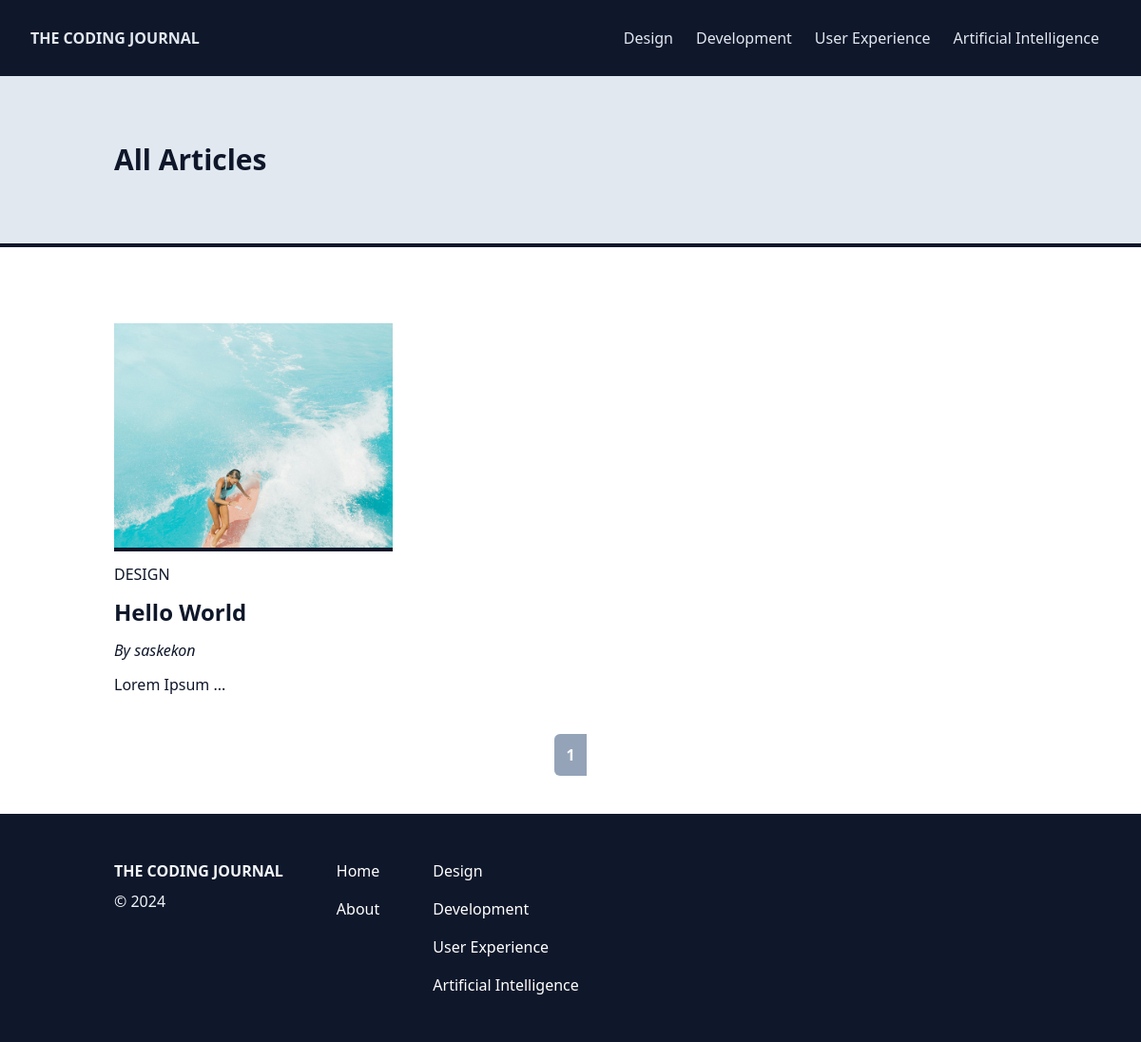
The page /articles on the database its author committed.
### app/models.py (models this page shows, shortened)
class Category(db.Model):
    id: Mapped[int] = mapped_column(primary_key=True)
    key: Mapped[str] = mapped_column(String(25), unique=True)
    name: Mapped[str] = mapped_column(String(50), unique=True)
    posts: Mapped[List["Post"]] = relationship(back_populates="c_posts") # One-to-Many Relationship

class Post(db.Model):
    id: Mapped[int] = mapped_column(primary_key=True)
    title: Mapped[str] = mapped_column(String(50))
    body: Mapped[str] = mapped_column(Text)
    featured_image: Mapped[str] = mapped_column(String(255))
    timestamp: Mapped[datetime] = mapped_column(default=lambda: datetime.now(timezone.utc))
    user_id: Mapped[int] = mapped_column(ForeignKey(User.id))
    u_posts: Mapped["User"] = relationship(back_populates="posts")
    category_id: Mapped[int] = mapped_column(ForeignKey(Category.id))
    c_posts: Mapped["Category"] = relationship(back_populates="posts")

class User(db.Model, UserMixin):
    id: Mapped[int] = mapped_column(primary_key=True)
    username: Mapped[str] = mapped_column(String(25), unique=True)
    password_hash: Mapped[str] = mapped_column(String(255))
    email: Mapped[str] = mapped_column(String(50), unique=True)
    registered_date: Mapped[datetime] = mapped_column(default=lambda: datetime.now(timezone.utc))
    profile: Mapped["Profile"] = relationship(back_populates="u_profile", uselist=False) # One-to-One Relationship
    posts: Mapped[List["Post"]] = relationship(back_populates="u_posts") # One-to-Many Relationship
    comments: Mapped[List["Comment"]] = relationship(back_populates="u_comments")

### app/views/main.py (the view)
@main.route("/articles")
def articles():
    posts = db.paginate(db.select(Post).order_by(Post.timestamp.desc()), per_page=9, error_out=False)
    for post in posts:
        post.text_only = remove_html_tags(post.body)
    return render_template("articles.html", posts=posts)

### app/utils.py (called while the page is built)
def remove_html_tags(body):
    soup = BeautifulSoup(body, "html.parser")
    return soup.get_text()

### app/views/main.py (called while the page is built)
@main.context_processor
def inject():
    categories = db.session.scalars(db.select(Category)).all()
    subscribe_form = SubscribeForm()
    return {
        "categories": categories,
        "subscribe_form": subscribe_form,
        }

### app/templates/articles.html (shortened to what this page needs)
{% extends "base.html" %}
{% block body %}
<section class="mb-20 border-b-4 border-slate-900 bg-slate-200 overflow-hidden">
    <div class="container mx-auto px-8">
        <div class="flex items-center h-44">
            <h1 class="text-3xl font-bold">All Articles</h1>
        </div>
    </div>
</section>
<div class="container mx-auto px-8">
    <div class="col-span-8 grid grid-cols-1 md:grid-cols-3 md:gap-10">
        {% for post in posts %}
        <article class="mb-10">
            <a href="{{ url_for('main.single_post', post_id=post.id) }}">
                <div class="border-b-4 border-slate-900 max-h-60 overflow-hidden">
                    <img class="hover:scale-[1.1] transition-all" src="{{ url_for('main.uploaded_image', filename=post.featured_image)}}">
                </div>
                <p class="my-3 uppercase">{{ post.c_posts.name }}</p>
                <h2 class="text-2xl font-bold">{{ post.title }}</h2>
            </a>
            <p class="my-3"><i>By {{ post.u_posts.username }}</i></p>
            <p>{{ post.text_only[:150] | safe }} ...</p>
        </article>
        {% endfor %}
    </div>
    <ul class="flex justify-center mb-10">
        {% for page in posts.iter_pages() %}
            {% if page %}
                {% if page != posts.page %}
                    <li><a class="inline-block px-3 py-2 border-y-2 border-slate-400 hover:bg-slate-400 transition-all" href="{{ url_for('main.articles', page=page) }}">{{ page }}</a></li>
                {% else %}
                    <strong class=
                        "{% if loop.first %}
                            rounded-l-md
                        {% elif loop.last %}
                            rounded-r-md
                        {% endif %}
                        inline-block px-3 py-2 border-y-2 border-slate-400 text-slate-50 bg-slate-400">
                        {{ page }}
                    </strong>
                {% endif %}
            {% else %}
                <span class=ellipsis>…</span>
            {% endif %}
        {% endfor %}
    </ul>
</div>
{% endblock %}

### app/templates/header.html (shortened to what this page needs)
<header class="{% if current_user.is_authenticated %}mt-[30px]{% endif %} bg-slate-900 text-slate-200 overflow-auto">
    <nav class="container max-w-screen-xl mx-auto px-8">
        <div class="md:flex md:justify-between">
            <div class="flex justify-between content-center py-7">
                <a class="inline-block" href="{{ url_for('main.index') }}">
                    <p class="font-extrabold">THE CODING JOURNAL</p>
                </a>
            </div>
            <ul class="mb-5 hidden md:flex md:mb-0 md:items-center" id="collapse">
                {% for category in categories %}
                    <li class="{% if loop.last %}pb-2{% endif %} md:pb-0"><a class="navbar-link" href="{{ url_for('main.category_page', category_key=category.key) }}">{{category.name}}</a></li>
                {% endfor %}
            </ul>
        </div>
    </nav>
</header>

### app/templates/footer.html
<footer class="py-10 text-slate-100 bg-slate-900">
    <div class="container mx-auto px-8">
        <div class="flex">
            <div class="mr-14">
                <a href="{{ url_for('main.index') }}">
                    <h2 class="py-2 font-extrabold">THE CODING JOURNAL</h2>
                </a>
                <p>&copy 2024</p>
            </div>
            <ul class="mr-14">
                <li class="py-2 text-white hover:text-slate-400 transition-all"><a href="{{ url_for('main.index') }}">Home</a></li>
                <li class="py-2 text-white hover:text-slate-400 transition-all"><a href="#">About</a></li>
            </ul>
            <ul>
            {% for category in categories %}
                <li class="py-2 text-white hover:text-slate-400 transition-all">
                    <a href="{{ url_for('main.category_page', category_key=category.key) }}">{{category.name}}</a>
                </li>
            {% endfor %}
            </ul>
        </div>
    </div>
</footer>

### rows shown on the page
Category: name "Design"
Category: name "Development"
Category: name "User Experience"
Category: name "Artificial Intelligence"
Post: featured_image (picture), c_posts.name "DESIGN", title "Hello World", u_posts.username "saskekon", body "Lorem Ipsum"

### other values the page prints
{{ page }} "1"
